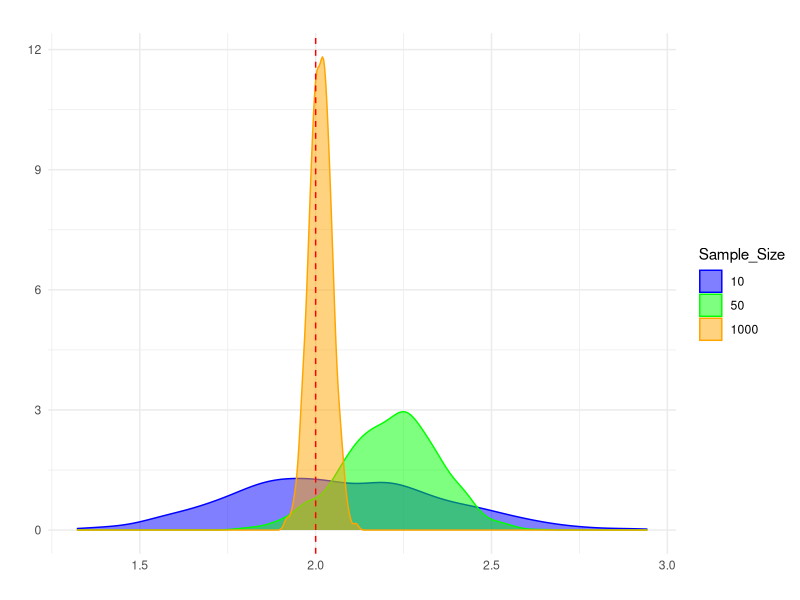
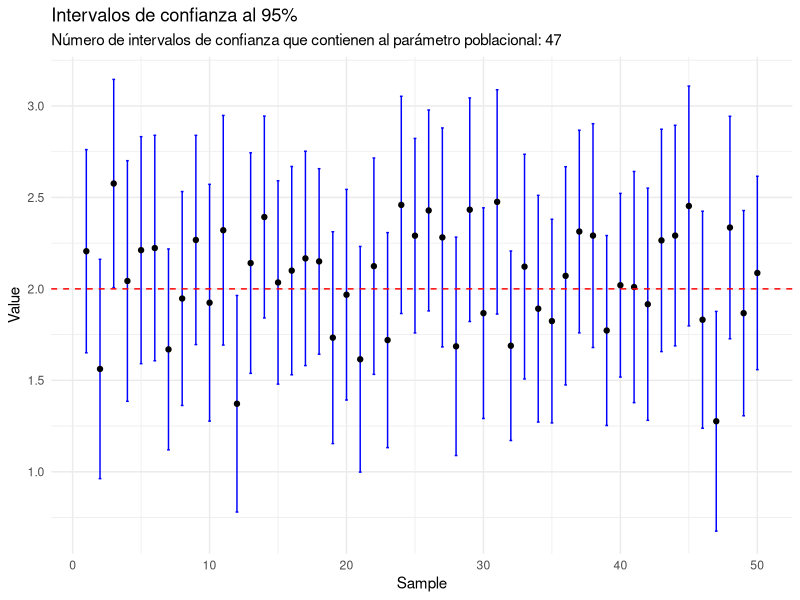
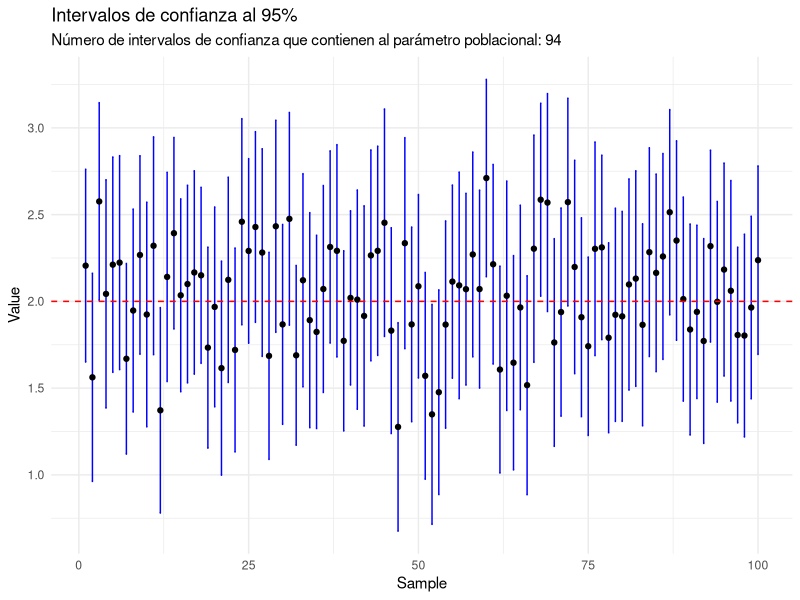
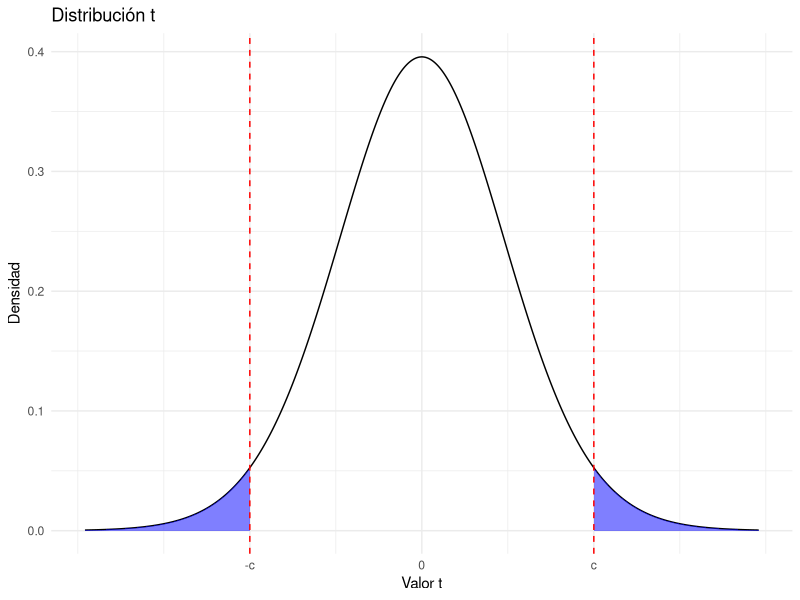
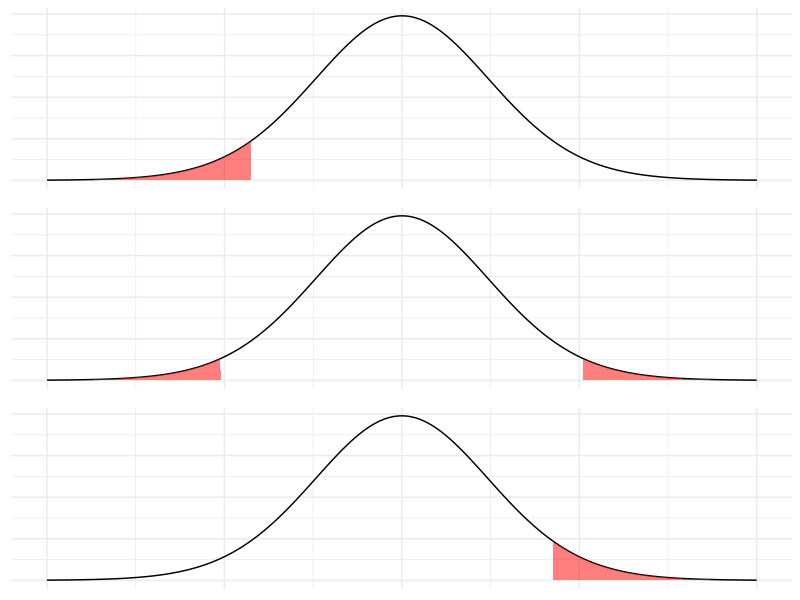

The R script that drew these images, in order:
## ---- chunk 1
# Set seed for reproducibility
set.seed(123)

# Number of samples and sample size
num_samples <- 20
sample_size <- 10

# Initialize vectors to store results
sample_number <- 1:num_samples
y1 <- numeric(num_samples)
sample_mean <- numeric(num_samples)

# Generate samples and compute y1 and means
for (i in sample_number) {
  sample <- rnorm(sample_size, mean = 2, sd = 1)
  y1[i] <- sample[1]
  sample_mean[i] <- mean(sample)
}

# Create data frame
result <- data.frame(
  Sample_Number = sample_number,
  y1 = y1,
  Sample_Mean = sample_mean
)

# Print the result
print(result)

## ---- chunk 2
# Load necessary library
library(ggplot2)

# Set seed for reproducibility
set.seed(123)

# Function to perform bootstrapping and return the means of bootstrapped samples
bootstrap_means <- function(data, num_bootstrap) {
  bootstrap_means <- numeric(num_bootstrap)
  for (i in 1:num_bootstrap) {
    bootstrap_sample <- sample(data, length(data), replace = TRUE)
    bootstrap_means[i] <- mean(bootstrap_sample)
  }
  return(bootstrap_means)
}

# True parameters
mu <- 2
sigma <- 1

# Number of bootstrap samples
num_bootstrap <- 1000

# Sample sizes
sample_sizes <- c(10, 50, 1000)

# Initialize data frame to store results
bootstrap_results <- data.frame()

# Perform bootstrapping for different sample sizes
for (n in sample_sizes) {
  sample <- rnorm(n, mean = mu, sd = sigma)
  bootstrap_means_sample <- bootstrap_means(sample, num_bootstrap)
  temp_df <- data.frame(
    Bootstrap_Mean = bootstrap_means_sample,
    Sample_Size = as.factor(n)
  )
  bootstrap_results <- rbind(bootstrap_results, temp_df)
}

# Plot kernel density estimates in one figure
ggplot(bootstrap_results, aes(x = Bootstrap_Mean, color = Sample_Size, fill = Sample_Size)) +
  geom_density(alpha = 0.5) +
  ggtitle("") +
  xlab("") +
  ylab("") +
  geom_vline(xintercept = mu, linetype = "dashed", color = "red") +
  scale_fill_manual(values = c("10" = "blue", "50" = "green", "1000" = "orange")) +
  scale_color_manual(values = c("10" = "blue", "50" = "green", "1000" = "orange")) +
  theme_minimal()

## ---- chunk 3
# Load necessary package
library(ggplot2)

# Set seed for reproducibility
set.seed(123)

# Step 1: Generate a normal distribution
mean_val <- 2
sd_val <- 3
n <- 1000
data <- rnorm(n, mean = mean_val, sd = sd_val)

# Step 2: Get 50 samples of 100 data
sample_size <- 100
num_samples <- 50
samples <- replicate(num_samples, sample(data, sample_size))

# Step 3: Build 95% confidence intervals for the mean of each sample
conf_intervals <- apply(samples, 2, function(sample) {
  sample_mean <- mean(sample)
  sample_sd <- sd(sample)
  error_margin <- qt(0.975, df = sample_size - 1) * (sample_sd / sqrt(sample_size))
  lower_bound <- sample_mean - error_margin
  upper_bound <- sample_mean + error_margin
  return(c(lower_bound, sample_mean, upper_bound))
})

# Calculate the number of intervals that contain the parameter value 2
contains_param <- sum(conf_intervals[1, ] <= mean_val & conf_intervals[3, ] >= mean_val)

# Step 4: Draw the plot
df <- data.frame(
  Sample = 1:num_samples,
  Lower = conf_intervals[1, ],
  Mean = conf_intervals[2, ],
  Upper = conf_intervals[3, ]
)

ggplot(df, aes(x = Sample)) +
  geom_errorbar(aes(ymin = Lower, ymax = Upper), width = 0.2, color = "blue") +
  geom_point(aes(y = Mean), color = "black") +
  geom_hline(yintercept = mean_val, linetype = "dashed", color = "red") +
  labs(title = "Intervalos de confianza al 95%",
       subtitle = paste("Número de intervalos de confianza que contienen al parámetro poblacional:", contains_param),
       x = "Sample",
       y = "Value") +
  theme_minimal()

## ---- chunk 4
# Load necessary package
library(ggplot2)

# Set seed for reproducibility
set.seed(123)

# Step 1: Generate a normal distribution
mean_val <- 2
sd_val <- 3
n <- 1000
data <- rnorm(n, mean = mean_val, sd = sd_val)

# Step 2: Get 50 samples of 100 data
sample_size <- 100
num_samples <- 100
samples <- replicate(num_samples, sample(data, sample_size))

# Step 3: Build 95% confidence intervals for the mean of each sample
conf_intervals <- apply(samples, 2, function(sample) {
  sample_mean <- mean(sample)
  sample_sd <- sd(sample)
  error_margin <- qt(0.975, df = sample_size - 1) * (sample_sd / sqrt(sample_size))
  lower_bound <- sample_mean - error_margin
  upper_bound <- sample_mean + error_margin
  return(c(lower_bound, sample_mean, upper_bound))
})

# Calculate the number of intervals that contain the parameter value 2
contains_param <- sum(conf_intervals[1, ] <= mean_val & conf_intervals[3, ] >= mean_val)

# Step 4: Draw the plot
df <- data.frame(
  Sample = 1:num_samples,
  Lower = conf_intervals[1, ],
  Mean = conf_intervals[2, ],
  Upper = conf_intervals[3, ]
)

ggplot(df, aes(x = Sample)) +
  geom_errorbar(aes(ymin = Lower, ymax = Upper), width = 0.2, color = "blue") +
  geom_point(aes(y = Mean), color = "black") +
  geom_hline(yintercept = mean_val, linetype = "dashed", color = "red") +
  labs(title = "Intervalos de confianza al 95%",
       subtitle = paste("Número de intervalos de confianza que contienen al parámetro poblacional:", contains_param),
       x = "Sample",
       y = "Value") +
  theme_minimal()

## ---- chunk 5
# Load necessary package
library(ggplot2)

# Degrees of freedom for the t-distribution
df <- 30

# Critical value for 0.025 in each tail
c <- qt(0.975, df)

# Generate data for the t-distribution
x <- seq(-4, 4, length = 1000)
y <- dt(x, df)

# Create a data frame for plotting
df_plot <- data.frame(x, y)

# Plot the t-distribution with shaded areas and custom x-axis labels
ggplot(df_plot, aes(x = x, y = y)) +
  geom_line() +
  geom_ribbon(data = subset(df_plot, x <= -c), aes(ymax = y), ymin = 0, fill = "blue", alpha = 0.5) +
  geom_ribbon(data = subset(df_plot, x >= c), aes(ymax = y), ymin = 0, fill = "blue", alpha = 0.5) +
  geom_vline(xintercept = -c, linetype = "dashed", color = "red") +
  geom_vline(xintercept = c, linetype = "dashed", color = "red") +
  scale_x_continuous(breaks = c(-c, 0, c), labels = c("-c", "0", "c")) +
  labs(title = "Distribución t",
       x = "Valor t",
       y = "Densidad") +
  theme_minimal()
## ---- chunk 6
# Load necessary libraries
library(ggplot2)
library(gridExtra)

# Function to create a plot for one-sided or two-sided t-test
create_plot <- function(alternative) {
  df <- 30 # degrees of freedom
  alpha <- 0.05
  x <- seq(-4, 4, length = 1000)
  y <- dt(x, df)
  
  plot <- ggplot(data.frame(x, y), aes(x, y)) +
    geom_line() +
    theme_minimal() +
    theme(axis.title.x = element_blank(), 
          axis.text.x = element_blank(), 
          axis.ticks.x = element_blank(),
          axis.title.y = element_blank(),
          axis.text.y = element_blank(),
          axis.ticks.y = element_blank())
  
  if (alternative == "two.sided") {
    crit_val <- qt(1 - alpha / 2, df)
    plot <- plot +
      geom_area(data = subset(data.frame(x, y), x <= -crit_val), aes(x = x, y = y), fill = "red", alpha = 0.5) +
      geom_area(data = subset(data.frame(x, y), x >= crit_val), aes(x = x, y = y), fill = "red", alpha = 0.5)
  } else if (alternative == "less") {
    crit_val <- qt(alpha, df)
    plot <- plot +
      geom_area(data = subset(data.frame(x, y), x <= crit_val), aes(x = x, y = y), fill = "red", alpha = 0.5)
  } else if (alternative == "greater") {
    crit_val <- qt(1 - alpha, df)
    plot <- plot +
      geom_area(data = subset(data.frame(x, y), x >= crit_val), aes(x = x, y = y), fill = "red", alpha = 0.5)
  }
  
  return(plot)
}

# Create individual plots
plot_two_sided <- create_plot("two.sided")
plot_less <- create_plot("less")
plot_greater <- create_plot("greater")

# Arrange the plots in a single figure vertically
grid.arrange(plot_less, plot_two_sided, plot_greater, ncol = 1)
